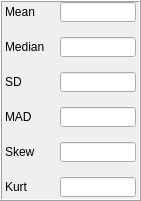
       <widget class="QFrame" name="statsExplLocDispFrame">
        <property name="geometry">
         <rect>
          <x>10</x>
          <y>150</y>
          <width>141</width>
          <height>201</height>
         </rect>
        </property>
        <property name="styleSheet">
         <string notr="true">border-color: rgb(0, 0, 0);</string>
        </property>
        <property name="frameShape">
         <enum>QFrame::Box</enum>
        </property>
        <property name="frameShadow">
         <enum>QFrame::Raised</enum>
        </property>
        <widget class="QWidget" name="gridLayoutWidget_36">
         <property name="geometry">
          <rect>
           <x>0</x>
           <y>0</y>
           <width>141</width>
           <height>202</height>
          </rect>
         </property>
         <layout class="QGridLayout" name="statsExplLocDispGrid" columnstretch="0,0">
          <property name="leftMargin">
           <number>5</number>
          </property>
          <property name="topMargin">
           <number>2</number>
          </property>
          <property name="rightMargin">
           <number>5</number>
          </property>
          <property name="bottomMargin">
           <number>5</number>
          </property>
          <property name="spacing">
           <number>15</number>
          </property>
          <item row="0" column="0">
           <widget class="QLabel" name="label_124">
            <property name="text">
             <string>Mean</string>
            </property>
           </widget>
          </item>
          <item row="2" column="0">
           <widget class="QLabel" name="label_129">
            <property name="toolTip">
             <string>Standard Deviation</string>
            </property>
            <property name="text">
             <string>SD</string>
            </property>
           </widget>
          </item>
          <item row="2" column="1">
           <widget class="QLineEdit" name="statsExplSDField">
            <property name="text">
             <string/>
            </property>
            <property name="readOnly">
             <bool>true</bool>
            </property>
           </widget>
          </item>
          <item row="1" column="1">
           <widget class="QLineEdit" name="statsExplMedianField">
            <property name="readOnly">
             <bool>true</bool>
            </property>
           </widget>
          </item>
          <item row="5" column="0">
           <widget class="QLabel" name="label_134">
            <property name="toolTip">
             <string>Normal = 3.0</string>
            </property>
            <property name="text">
             <string>Kurt</string>
            </property>
           </widget>
          </item>
          <item row="3" column="1">
           <widget class="QLineEdit" name="statsExplMADField">
            <property name="readOnly">
             <bool>true</bool>
            </property>
           </widget>
          </item>
          <item row="0" column="1">
           <widget class="QLineEdit" name="statsExplMeanField">
            <property name="text">
             <string/>
            </property>
            <property name="readOnly">
             <bool>true</bool>
            </property>
           </widget>
          </item>
          <item row="4" column="1">
           <widget class="QLineEdit" name="statsExplSkewField">
            <property name="readOnly">
             <bool>true</bool>
            </property>
           </widget>
          </item>
          <item row="5" column="1">
           <widget class="QLineEdit" name="statsExplKurtField">
            <property name="readOnly">
             <bool>true</bool>
            </property>
           </widget>
          </item>
          <item row="4" column="0">
           <widget class="QLabel" name="label_133">
            <property name="text">
             <string>Skew</string>
            </property>
           </widget>
          </item>
          <item row="1" column="0">
           <widget class="QLabel" name="label_115">
            <property name="text">
             <string>Median</string>
            </property>
           </widget>
          </item>
          <item row="3" column="0">
           <widget class="QLabel" name="label_130">
            <property name="toolTip">
             <string>Median Absolute Deviation</string>
            </property>
            <property name="text">
             <string>MAD</string>
            </property>
           </widget>
          </item>
         </layout>
        </widget>
       </widget>
